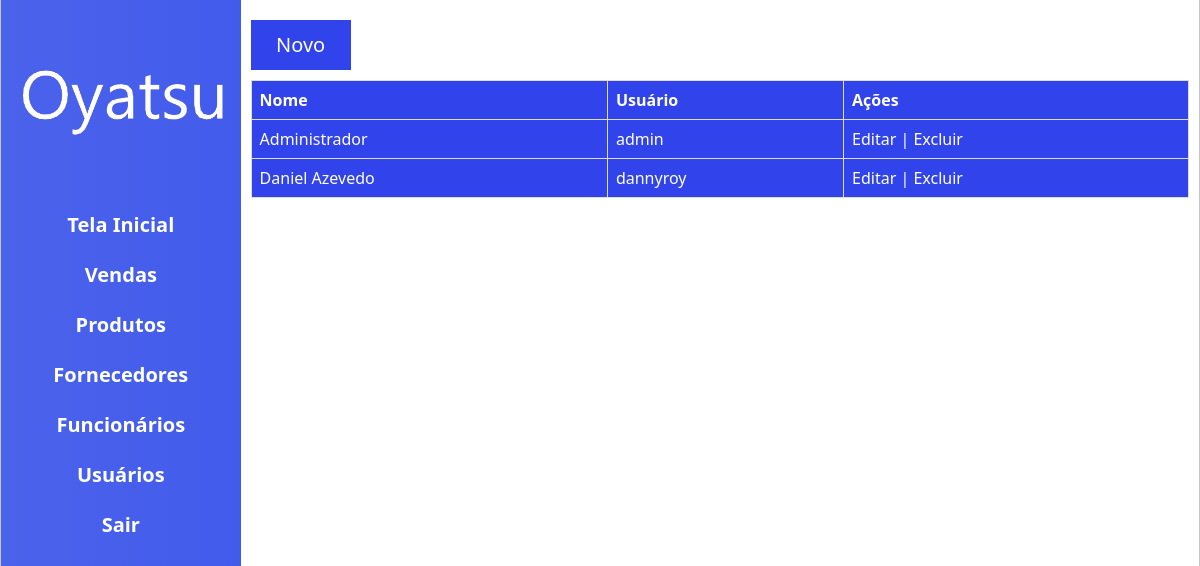
/menu-users.php (signed in), run on the app's committed database.
### tables this page shows
CREATE TABLE IF NOT EXISTS `users` (
  `id` int(11) UNSIGNED NOT NULL AUTO_INCREMENT,
  `name` varchar(50) NOT NULL,
  `username` varchar(50) NOT NULL,
  `password` varchar(50) NOT NULL,
  PRIMARY KEY (`id`)
);

### menu-users.php (the view, shortened to what this page needs)
<html>
    <head>
        <link rel="stylesheet" tyle="text/css" href="Assets/style.css">
    </head>
    <body>
        <div class="container">
            <div class="content-area">
                <div class="left-panel">
                    <div class="Logo">
                        <img class="logo_img_2" src="Assets/oyatsu.png">
                    </div>
                    <?php
                        include 'navigation.php';
                    ?>
                </div>
                <div class="right-panel">
                    <a href="new-user.php"><div class="new-user-button">Novo</div></a>
                    <table class="users-table">
                        <tr>
                            <th>Nome</th>
                            <th>Usuário</th>
                            <th>Ações</th>
                        </tr>
                        <?php
                            $con = mysqli_connect('localhost','root');
                            mysqli_select_db($con, 'oyatsu');
                            $sql = "SELECT id, name, username FROM users";
                            $result = $con->query($sql);
                            if ($result->num_rows > 0) {
                                while($row = $result->fetch_assoc()) {
                                    echo "<tr>
                                    <td>" . $row["name"]. "</td>
                                    <td>" . $row["username"] . "</td>
                                    <td><a href='functions.php?edit_user=" . $row["id"] . "'>Editar</a> |
                                    <a href='functions.php?delete_user=" . $row["id"] . "'>Excluir</a>
                                    </tr>";
                                }
                            }
                        ?>
                    </table>
                </div>
            </div>
        </div>
    </body>
</html>

### Assets/style.css (style rules this page uses)
html, body { height: 100%; }
body { margin: 0; display: flex; justify-content: center; align-items: center; font-family: 'Segoe UI', Tahoma, Geneva, Verdana, sans-serif; }
.container { display: flex; flex-direction: column; width: 100%; height: 100%; border: 1px solid rgb(197, 197, 197); }
.logo_img_2 { width: 250px; height: auto; }
.content-area { display: flex; height: 100%; }
.left-panel { width: 20%; height: 100%; background-image:linear-gradient(to right,rgb(75, 99, 235), rgb(66, 91, 235)); }
.right-panel { width: 100%; padding: 10px; }
.users-table { border-collapse: collapse; color: #FFF; width: 100%; background-color: rgb(49, 68, 236); }
.users-table td, th { border: 1px solid #dddddd; text-align: left; padding: 8px; }
.new-user-button { width: 100px; height: 50px; line-height: 50px; background-color: rgb(49, 68, 236); margin-top: 10px; font-size: 20px; text-align: center; margin-bottom: 10px; }
.right-panel a { text-decoration: none; color: #FFF; }
.logo { display: flex; justify-content: center; align-items: center; height: 200px; }

### data on the page
users: name "Administrador", username "admin"
users: name "Daniel Azevedo", username "dannyroy"
